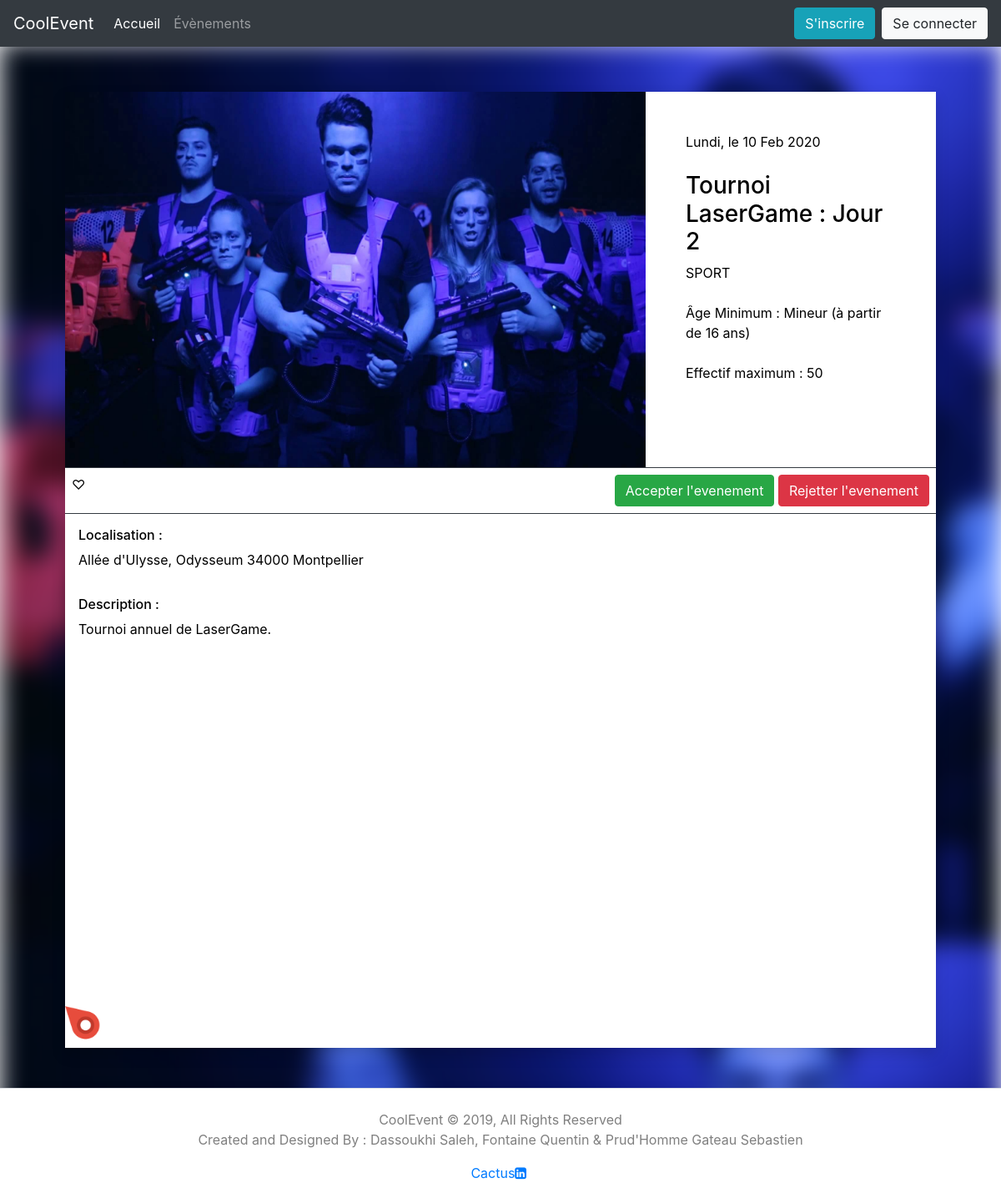
The app's page /proposition.php?click=7 with its own data.
### tables this page shows
CREATE TABLE IF NOT EXISTS EVENEMENT (
  ID_E int(4) NOT NULL AUTO_INCREMENT,
  NOM_E varchar(100) NOT NULL,
  ADRESSE text NOT NULL,
  LONGITUDE decimal(11,8) NOT NULL,
  LATITUDE decimal(10,8) NOT NULL,
  THEME text,
  DATE_D timestamp NOT NULL,
  DATE_F timestamp NOT NULL,
  DESCRIPTION text,
  EFFECTIF_MIN int(7) DEFAULT NULL,
  EFFECTIF_MAX int(7) DEFAULT NULL,
  AGE_MIN varchar(30) DEFAULT NULL,
  CHEMIN_IMAGE varchar(100) NOT NULL,
  VISIBLE int(1),
  ID_P int(4) NOT NULL,
  CONSTRAINT PK_EVENEMENT PRIMARY KEY (ID_E),
  CONSTRAINT FK_EVENEMENT_PERSONNE FOREIGN KEY (ID_P) REFERENCES PERSONNE(ID_P),
  CONSTRAINT C_EVENEMENT_AGE CHECK (AGE_MIN IN('Aucun âge requis','Mineur (à partir de 16 ans)','Majeur')),
  CONSTRAINT C_EVENEMENT_THEME CHECK (THEME IN('CARITATIF','CONCERT','ÉTUDIANT','SHOWCASE','SPORT'))
);

### fonction.php (called while the page is built, shortened)
<?php
function jourDeEvent($date)
{
	$i = date('w',strtotime($date));
	$d = date('d',strtotime($date));
	$m = date('M',strtotime($date));
	$y = date('Y',strtotime($date));
		switch ($i) {
			case 1:
					$resultat = 'Lundi, le '.$d.' '.$m.' '.$y;
				break;
		}
		return $resultat;
}
?>

### proposition.php (the view, shortened to what this page needs)
<!DOCTYPE html>
<html>
	<head>
		<?php include('head.php'); ?>
		<link rel='stylesheet' type='text/css' href='jquery-ui-1.12.1/jquery-ui.min.css'>
	</head>
	<body class="flou">
		<?php
		include('header.php');
		 if (isset($_GET["click"])) {
		  $idEvent = $_GET["click"];
		  }
		  else{
		  	header("location:index.php");
		  }
		  $dbh = connexionPDO('event');
		  $rqt = 'select * from evenement where ID_E ='.$idEvent;
			$resultat = $dbh->query($rqt);
	foreach ($resultat as $value) {
		  echo "<style>.flou:before{background: url('./IMAGE/".$value['CHEMIN_IMAGE']."');}</style>
		  <div class='cadre mx-auto bg-white shadow mb-5'>
			<div class='container mw-100 border-bottom border-dark'>
				<div class='row'>
					<div class='col-sm-8 p-0' style='height: 450px;'>
						<img src='./IMAGE/".$value['CHEMIN_IMAGE']."' width='100%' height='100%'>
					</div>
					<div class='col-sm-4 p-5'>
					".jourDeEvent($value['DATE_D'])." <br/><br/>
						<h3>".$value['NOM_E']."</h3>
						".strtoupper($value['THEME'])."<br/><br/>
						Âge Minimum : ".$value['AGE_MIN']."<br/><br/>
						Effectif maximum : ".$value['EFFECTIF_MAX']."<br/><br/>
					</div>
				</div>
			</div>
			<div class='p-2 container mw-100 border-bottom border-dark'>
				<div class='row'>
					<div class='col'>
						&#9825;
					</div>
					<div class='col-md-auto'>
						<form method='POST'>
							<button type='submit' class='btn btn-success' name='accepter'>Accepter l'evenement</button>
							<button type='submit' class='btn btn-danger' name='rejetter'>Rejetter l'evenement</button>
						</form>
					</div>
				</div>
			</div>
			<div class='p-3'>
				<h6>Localisation :</h6> ".$value['ADRESSE']."
			</div>
			<div class='p-3'>
				<h6>Description :</h6>
				".$value['DESCRIPTION']."
				<br/><br/>
			</div>
			<div id='map' class='map' style='width: 100%;'></div>
			<img id='marker' src='marker3.png' width='50' height='50' onClick='switchMarker();'>
			<div class='bg-white ml-5 p-2  border rounded' id='popup' style='display: none; color: green; width: 100px;'>".$value['ADRESSE']."</div>
		</div>
		<script type='text/javascript'>
			var map = new ol.Map({
				target: 'map',
				layers: [new ol.layer.Tile({source: new ol.source.OSM()})],
				view: new ol.View({
					center: ol.proj.fromLonLat([".$value['LONGITUDE'].",".$value['LATITUDE']."]),
					zoom: 16
				})
			});
			var marker = document.getElementById('marker');
			map.addOverlay(new ol.Overlay({
				position: ol.proj.fromLonLat([".$value['LONGITUDE'].",".$value['LATITUDE']."]),
				element: marker
			}));
			var popup = document.getElementById('popup');
			map.addOverlay(new ol.Overlay({
				offset: [0,-35],
				position: ol.proj.fromLonLat([".$value['LONGITUDE'].",".$value['LATITUDE']."]),
				element: popup
			}));
			function switchMarker() { (popup.style.display == 'none' ? popup.style.display = 'block' : popup.style.display = 'none') };
		</script>";
	}
		?>
		<?php include('footer.php'); ?>
	</body>
</html>

### style.css (style rules this page uses)
.cadre { width: 87%; margin-top: 5%; }
.flou { position: absolute; top: 0; bottom: 0; left: 0; right: 0; margin: 0; padding: 0; padding-top: 50px; width: 100%; height: 100%; color: black; }
.flou:before { content: ""; position: fixed; height: 100%; width: 100%; background: url(montpellier.jpg); background-size: cover; z-index: -1; -webkit-filter: blur(15px); background-repeat: no-repeat; }
.map { height: 400px; }

### records on screen
evenement: CHEMIN_IMAGE (picture), DATE_D "Lundi, le 10 Feb 2020", NOM_E "Tournoi LaserGame : Jour 2", THEME "SPORT", AGE_MIN "Mineur (à partir de 16 ans)", EFFECTIF_MAX "50", ADRESSE "Allée d'Ulysse, Odysseum 34000 Montpellier", DESCRIPTION "Tournoi annuel de LaserGame."
